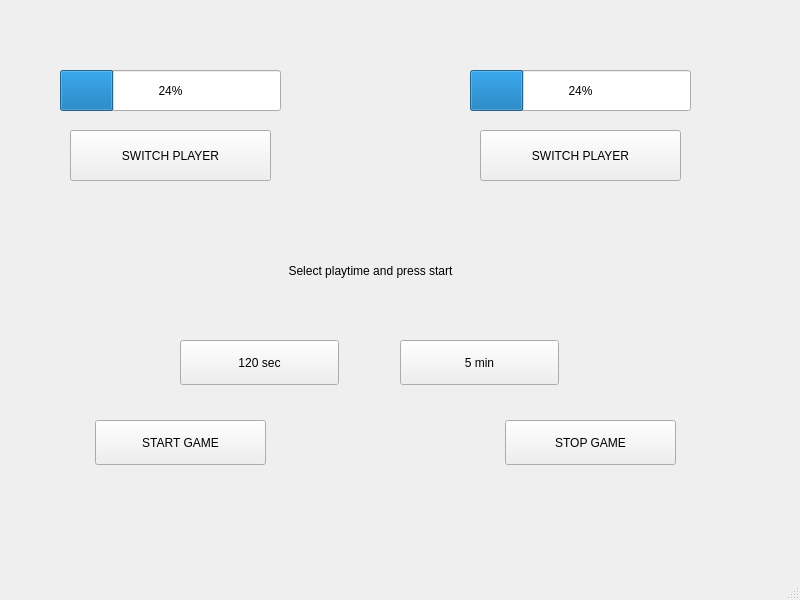
<?xml version="1.0" encoding="UTF-8"?>
<ui version="4.0">
 <class>MainWindow</class>
 <widget class="QMainWindow" name="MainWindow">
  <property name="geometry">
   <rect>
    <x>0</x>
    <y>0</y>
    <width>800</width>
    <height>600</height>
   </rect>
  </property>
  <property name="windowTitle">
   <string>MainWindow</string>
  </property>
  <widget class="QWidget" name="centralwidget">
   <widget class="QProgressBar" name="player1Progress">
    <property name="geometry">
     <rect>
      <x>60</x>
      <y>70</y>
      <width>221</width>
      <height>41</height>
     </rect>
    </property>
    <property name="value">
     <number>24</number>
    </property>
   </widget>
   <widget class="QProgressBar" name="player2Progress">
    <property name="geometry">
     <rect>
      <x>470</x>
      <y>70</y>
      <width>221</width>
      <height>41</height>
     </rect>
    </property>
    <property name="value">
     <number>24</number>
    </property>
   </widget>
   <widget class="QPushButton" name="switchPlayer1">
    <property name="geometry">
     <rect>
      <x>70</x>
      <y>130</y>
      <width>201</width>
      <height>51</height>
     </rect>
    </property>
    <property name="text">
     <string>SWITCH PLAYER</string>
    </property>
   </widget>
   <widget class="QPushButton" name="switchPlayer2">
    <property name="geometry">
     <rect>
      <x>480</x>
      <y>130</y>
      <width>201</width>
      <height>51</height>
     </rect>
    </property>
    <property name="text">
     <string>SWITCH PLAYER</string>
    </property>
   </widget>
   <widget class="QLabel" name="statusLabel">
    <property name="geometry">
     <rect>
      <x>180</x>
      <y>230</y>
      <width>381</width>
      <height>81</height>
     </rect>
    </property>
    <property name="styleSheet">
     <string notr="true">font: 700 15pt &quot;Ubuntu&quot;;</string>
    </property>
    <property name="lineWidth">
     <number>1</number>
    </property>
    <property name="text">
     <string>Select playtime and press start</string>
    </property>
    <property name="textFormat">
     <enum>Qt::PlainText</enum>
    </property>
    <property name="alignment">
     <set>Qt::AlignCenter</set>
    </property>
   </widget>
   <widget class="QPushButton" name="startGame">
    <property name="geometry">
     <rect>
      <x>95</x>
      <y>420</y>
      <width>171</width>
      <height>45</height>
     </rect>
    </property>
    <property name="text">
     <string>START GAME</string>
    </property>
   </widget>
   <widget class="QPushButton" name="stopGame">
    <property name="geometry">
     <rect>
      <x>505</x>
      <y>420</y>
      <width>171</width>
      <height>45</height>
     </rect>
    </property>
    <property name="text">
     <string>STOP GAME</string>
    </property>
   </widget>
   <widget class="QPushButton" name="playTime120s">
    <property name="geometry">
     <rect>
      <x>180</x>
      <y>340</y>
      <width>159</width>
      <height>45</height>
     </rect>
    </property>
    <property name="text">
     <string>120 sec</string>
    </property>
   </widget>
   <widget class="QPushButton" name="playTime5min">
    <property name="geometry">
     <rect>
      <x>400</x>
      <y>340</y>
      <width>159</width>
      <height>45</height>
     </rect>
    </property>
    <property name="text">
     <string>5 min</string>
    </property>
   </widget>
  </widget>
  <widget class="QMenuBar" name="menubar">
   <property name="geometry">
    <rect>
     <x>0</x>
     <y>0</y>
     <width>800</width>
     <height>36</height>
    </rect>
   </property>
  </widget>
  <widget class="QStatusBar" name="statusbar"/>
 </widget>
 <resources/>
 <connections/>
</ui>
